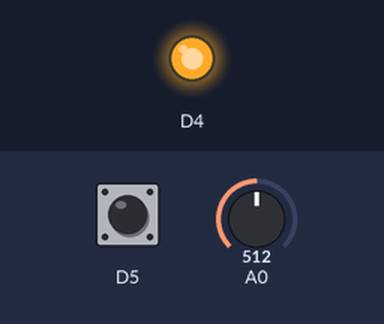
This program was run on a simulated ESP8266 (Wemos D1 mini). Parts: output pins drawn as LEDs (lit = HIGH). The inputs (shaded band) are chosen by the test bench; at power-on: D5 HIGH, A0 = 512.

Above: at 1.2 s.
1.3 s: D5 pulled LOW for 0.15 s
At 1.8 s:
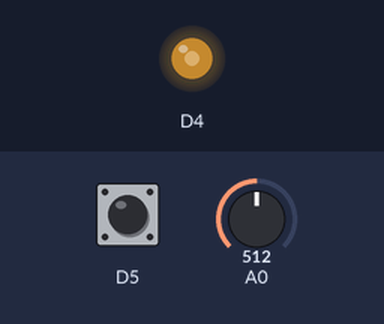
2.9 s: A0 set to 716
At 3.7 s:
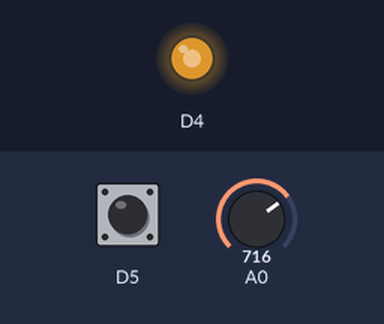
4.4 s: A0 set to 900
At 4.9 s:
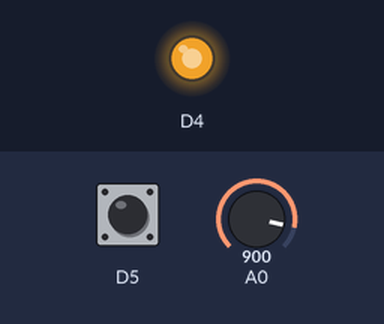
5.9 s: A0 set to 0
At 6.3 s:
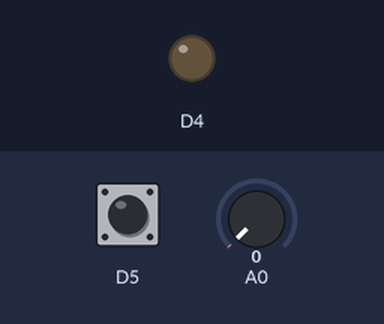
7.4 s: A0 set to 511
At 8.6 s:
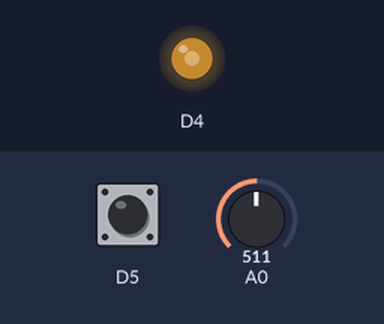
8.9 s: D5 pulled LOW for 1 s
At 10.9 s:
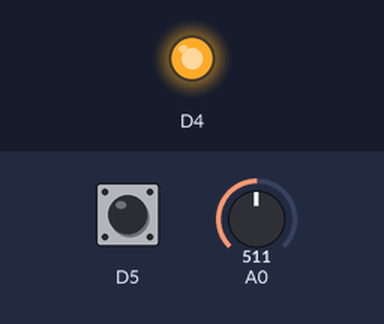
Timing chart, 0 to 12.4 s (numbered marks = the images above; inputs shaded):
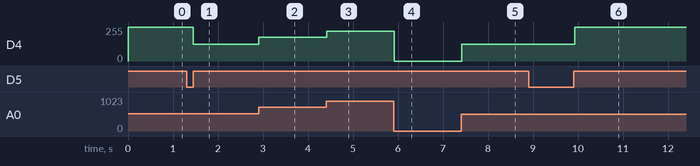

The program:

main.cpp
```cpp
// Student Name: Liam Tingley
// Student Number: 100161568
// Assignment: COMP-5163 - Light Dimmer
// Version: V1.0
// Date: October 21st, 2026

#include <Arduino.h>

bool isOn = false;
int buttonState = HIGH;

void setup() {
 // configure the USB serial monitor
 Serial.begin(15200);

 // configure pin D5 as digital input - this is the pushbutton.
 pinMode(D5, INPUT_PULLUP);

 // configure pin D4 as a digital output - this is the LED
 pinMode(D4, OUTPUT);

 // set default PWM range
 analogWriteRange(1023);

}

void loop() {

  // Read button and resistor inputs.
  int iButton = digitalRead(D5);
  int resistorVal = analogRead(A0);

  // Update program button state when button is initially pressed.
  if(buttonState == LOW && iButton == HIGH) {
    isOn = !isOn;
  }

  if(isOn) {
    // Rotating resistor will affect LED brightness.
    analogWrite(D4, resistorVal);
  } else {
    // Keeps LED off at all times while button is in OFF state.
    digitalWrite(D4, HIGH);
  }

  // Update buttonState.
  buttonState = iButton;

  // Adding small delay to address noise in current spikes (caused LED to sporadically
  // illuminate when moving the variable resistor while button was in an OFF state.)
  delay(50);
}
```

Measured:
- after the input at 1.3 s, D4: 255/255 → 127/255 after 0.15 s
- after the input at 2.9 s, D4: 127/255 → 178/255 at once
- after the input at 4.4 s, D4: 178/255 → 224/255 at once
- after the input at 5.9 s, D4: 224/255 → 0/255 at once
- after the input at 7.4 s, D4: 0/255 → 127/255 at once
- after the input at 8.9 s, D4: 127/255 → 255/255 after 1.0 s
